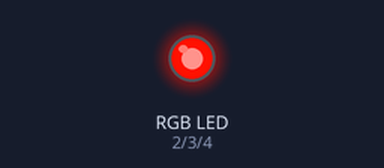
Recording of a sketch running on a simulated Arduino Uno, built with avr-gcc and run on an emulated ATmega328P. Shown: an RGB LED mixed from three pins (HIGH = lit).

Above: at 0.05 s.
At 1.25 s:
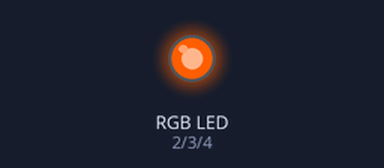
At 2.5 s:
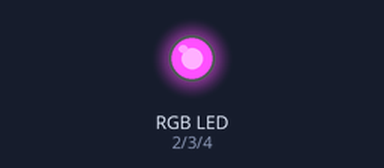
At 4.95 s:
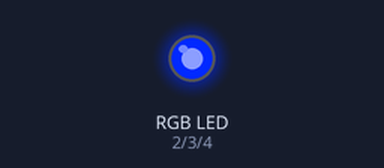
Timing chart, 0 to 6.5 s (numbered marks = the images above):
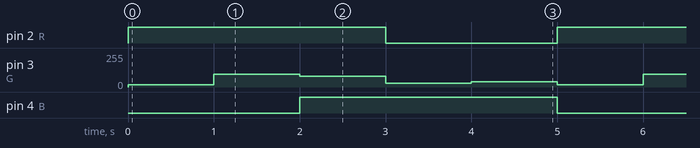

The sketch:

punto_22.ino
```cpp
//Punto 22
int R=2; //Nombre de los pines digitales
int G=3;
int B=4;
void setup() {
  pinMode(R, OUTPUT); //Se inicializan los pines para que saquen la información
  pinMode(G, OUTPUT);
  pinMode(B, OUTPUT);
}

void loop() {

  setColor(189,17,17); //Se llama al void para producir un color

  delay(1000); //Espera 1seg.

  setColor(212,94,8);  //Se llama al void para producir un color

  delay(1000);

  setColor(242,80,161);

  delay(1000);

  setColor(87,27,133);

  delay(1000);

  setColor(27,41,133);

  delay(1000);
}
void setColor (int red, int green, int blue){ //void para referirse  a variables que hacen escrituras análogas
  analogWrite (R, red);
  analogWrite (G, green);
  analogWrite (B, blue);
}
//Prueba virtual: https://youtu.be/M4VLAtip2EE
```

Measured:
- by itself, pin 2 (R), pin 4 (B): alternates HIGH for 3.0 s and LOW for 2.0 s
- by itself, pin 3 (G): repeats every 5.0 s: 94/255 1.0 s, 80/255 1.0 s, 27/255 1.0 s, 41/255 1.0 s, 17/255 1.0 s
